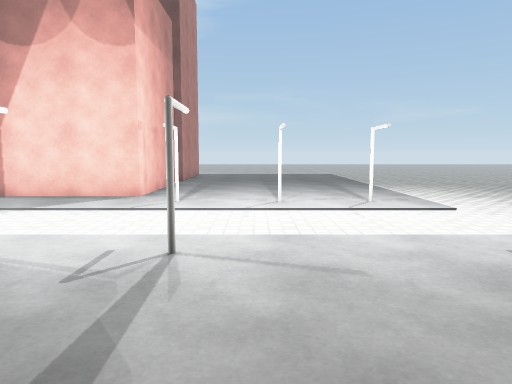
[1] (above)

24 first-person views from a walk through a 3-D level made in the Unity game engine. The camera is 1.3 m above the floor, tilts 6° down and sees 70° across. The floor is counted in squares, 1 m on a side. Each view is taken from the middle of a square. On the plan, view 1 faces up. The plan holds only what a view shows up to about 15 squares ahead; the rest is blank. The place goes on beyond the plan. Surface patterns are stand-ins for the level's own textures.

[2]
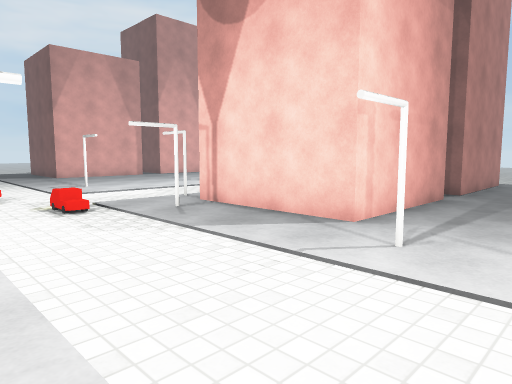

[3]
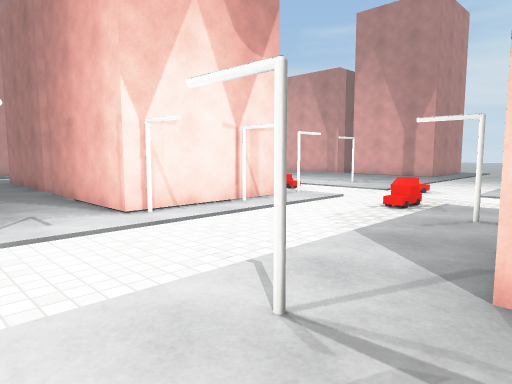

[4]
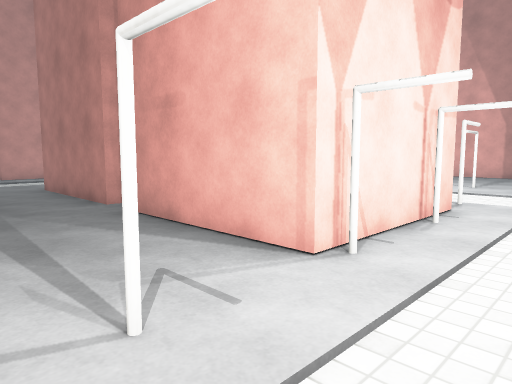

[5]
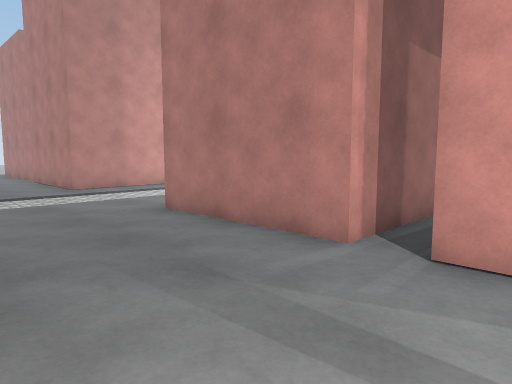

[6]
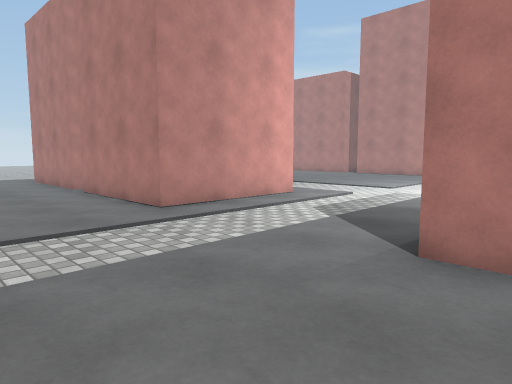

[7]
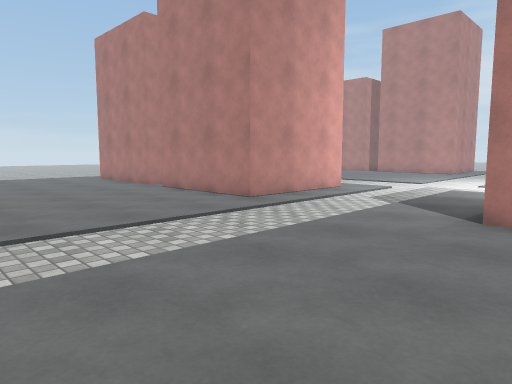

[8]
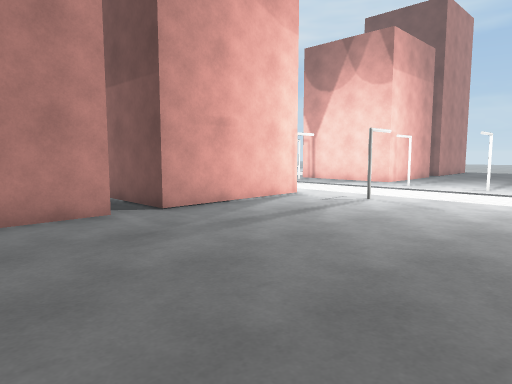

[9]
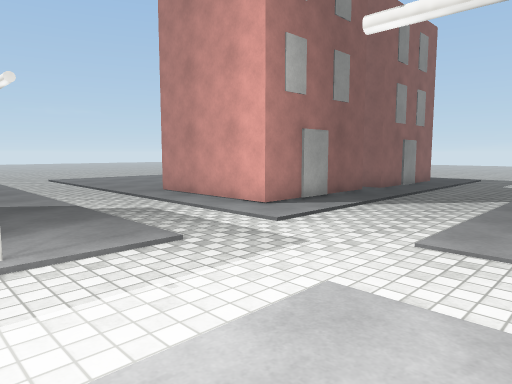

[10]
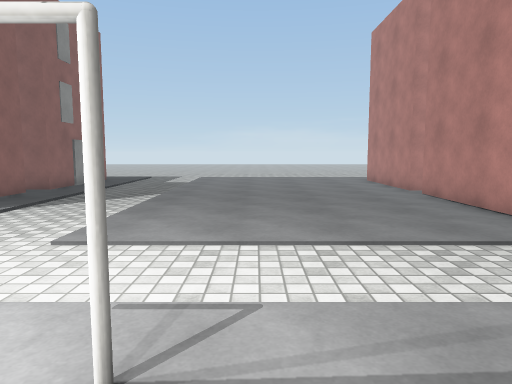

[11]
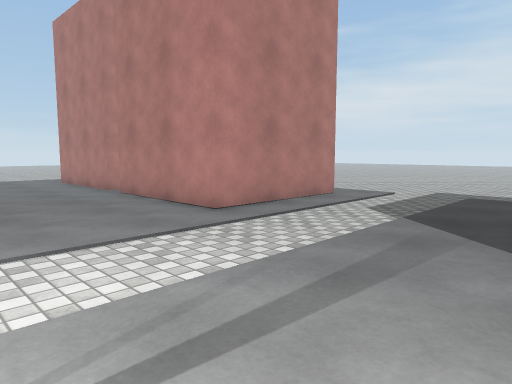

[12]
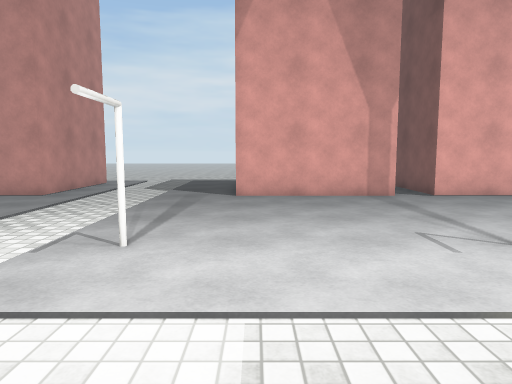

[13]
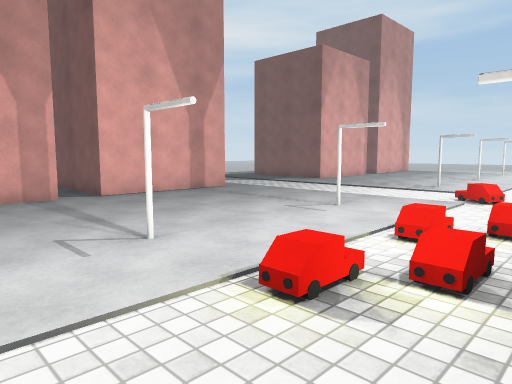

[14]
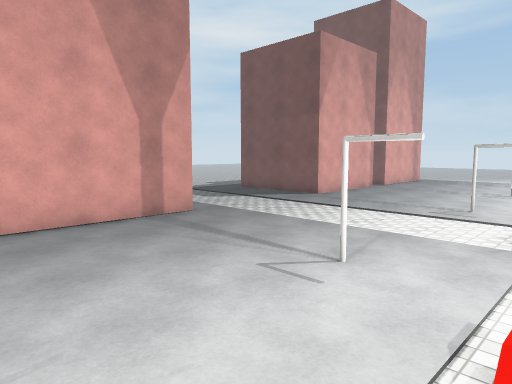

[15]
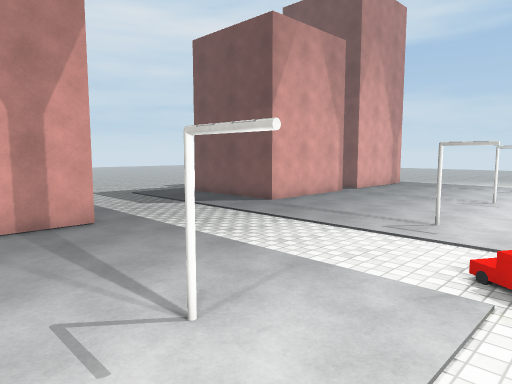

[16]
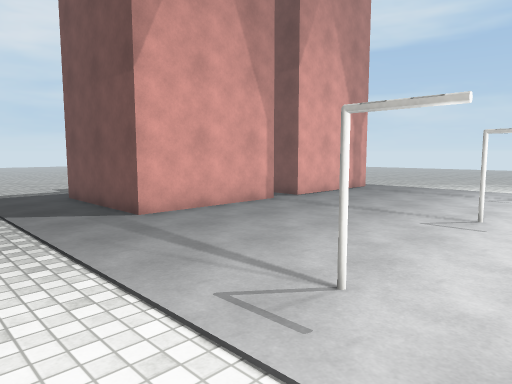

[17]
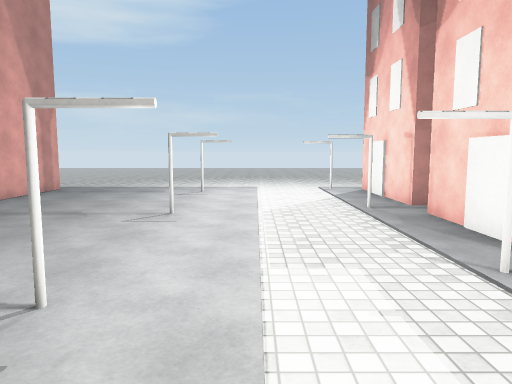

[18]
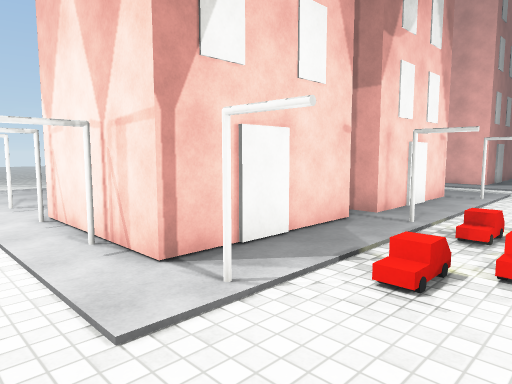

[19]
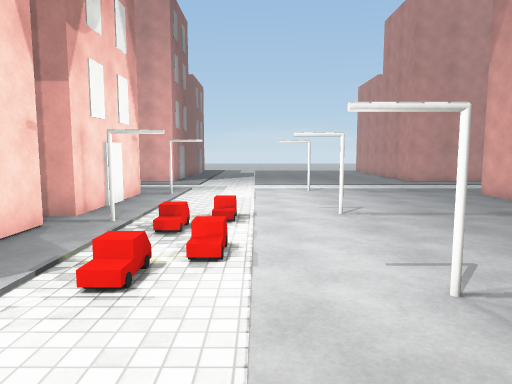

[20]
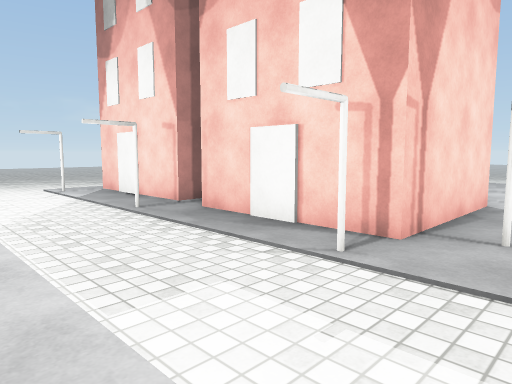

[21]
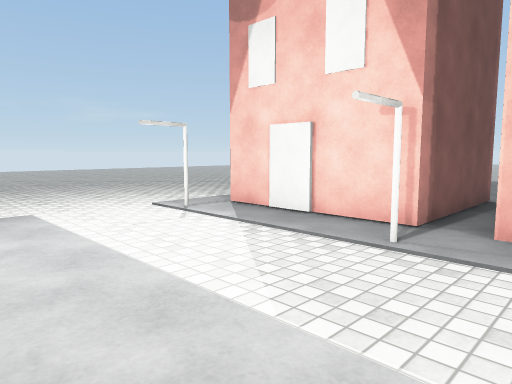

[22]
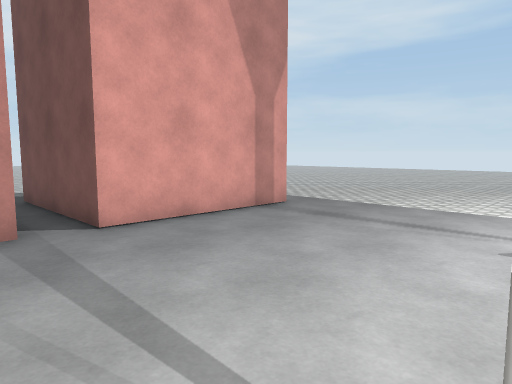

[23]
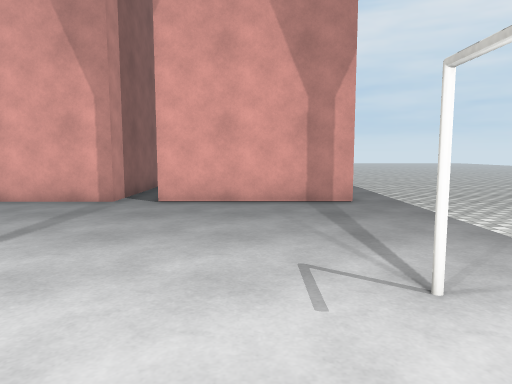

[24]
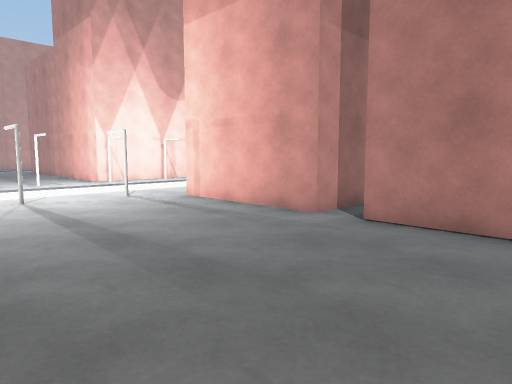

### Floor plan
Key: @ floor where view 1 was taken; . floor; / step, stairs or slope; B building; S streetlight.
Columns run from 28 left of view 1 to 4 right of it. Each row starts with its distance up from view 1.
 24     .........  ......
 23     ......... ....S..
 22        B.....S......B   B.
 21        B............B   B.  .. .
 20        B............B   B......
 19        B............B   B.......
 18  .BBBBBB............BBBBB.......
 17  .................S............
 16   BBBBB......S......B BBB......
 15       B.............B   B........
 14       B............BB   B........
 13       B.............B   B........
 12       B...........S.B   B........
 11 ..BBBBB......S......BBBBB........
 10 ....................S.....S..S.S.
  9   ...............................
  8   ................//.............
  7   ............./.................
  6   ...............................
  5      ................S..S..S....
  4        B..........S.BBBBB........
  3        B.....S.../..B   B........
  2        B........//..B   B.......
  1        B......../...B   B.......
  0    BBBBB........./..BBBBB...@...
 -1     ............./S.............
 -2       B......S../..BBBBBB........
 -3       B............B    B........
 -4       B............B    B.......
 -5       B............B    B...... .
 -6       B............B    B.......
 -7       B...........S.B   B........
 -8 .............S...................
 -9 ................................
-10 ................................
-11 ................................
-12 ................................
-13 ..BBBBBB............BBBBB.......
-14        B............B   B......
-15        B............B   B......
-16        B............B   B......
-17        B............B   B......
-18       B.............B   B......
-19       B............BB   B.....
-20       B............B    B.....
-21       B............B    B.....
-22       B...      ...B    B.. ..

Positions as (right, up) in squares from view 1, and headings:
1: (0, 0), facing up
2: (0, 5), facing up-left
3: (0, 12), facing down-left
4: (0, 7), facing down-left
5: (1, 1), facing down-left
6: (1, -5), facing down-left
7: (4, -5), facing down-left
8: (4, -5), facing up-left
9: (-15, -6), facing down-right
10: (-16, -6), facing down
11: (-16, -6), facing down-left
12: (-10, -6), facing left
13: (-10, -5), facing up-left
14: (-12, -2), facing up-left
15: (-12, 1), facing up-left
16: (-13, 7), facing up-left
17: (-13, 7), facing up
18: (-13, 7), facing down-right
19: (-13, 7), facing down
20: (-14, 9), facing up-right
21: (-15, 15), facing up-right
22: (-15, 15), facing up-left
23: (-12, 20), facing left
24: (3, 21), facing down-left
